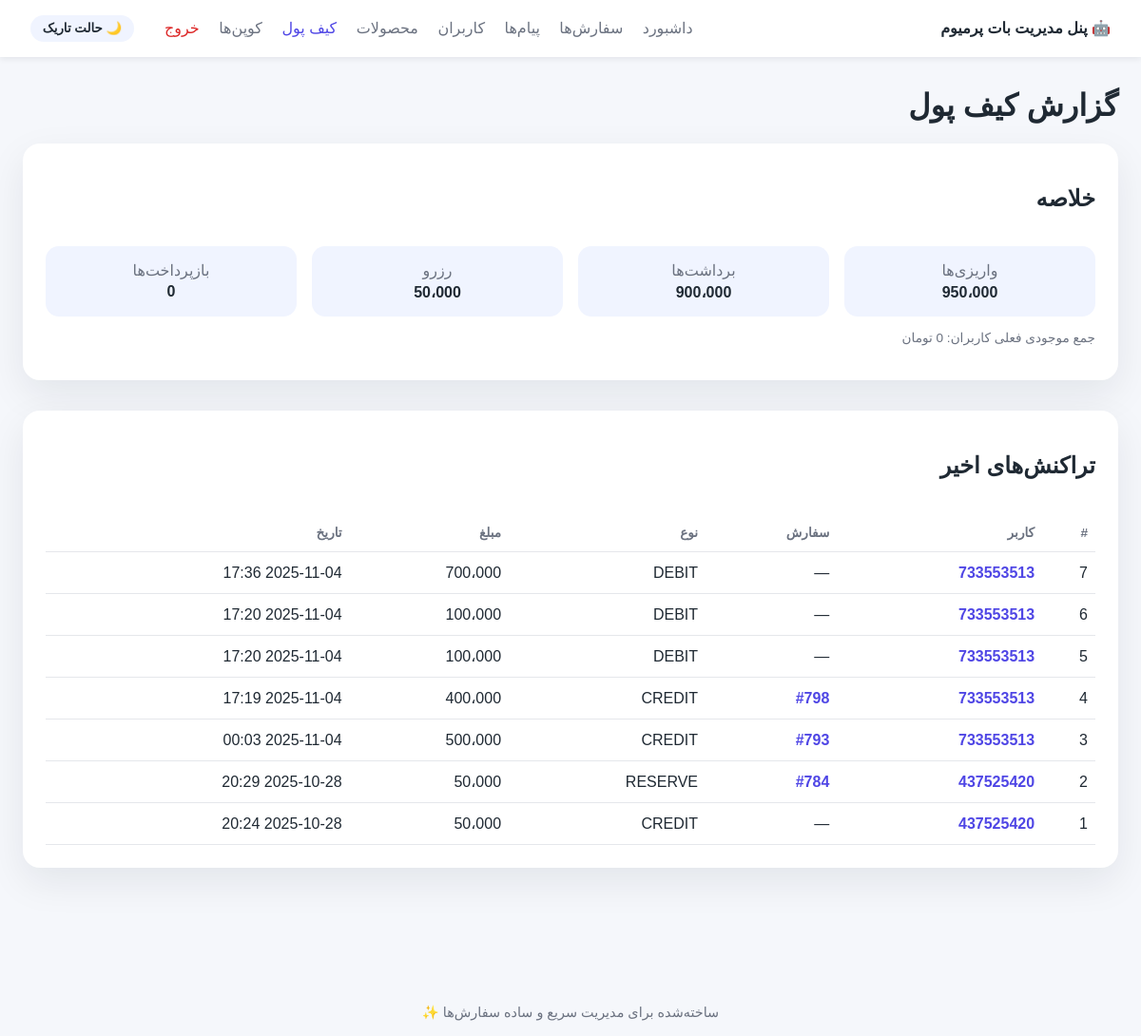
The app's page /wallet (signed in) with its own data.
### tables this page shows
CREATE TABLE wallet_tx(
            id INTEGER PRIMARY KEY AUTOINCREMENT,
            user_id INTEGER NOT NULL,
            order_id INTEGER,
            amount INTEGER NOT NULL,
            type TEXT NOT NULL, -- CREDIT/DEBIT/RESERVE/REFUND
            note TEXT,
            created_at TEXT
        );

### app/webadmin/server.py (the view)
    @app.get("/wallet")
    async def wallet_page(request: Request, user: str = Depends(_login_required)):
        summary = get_wallet_summary()
        recent = list_recent_wallet_tx(limit=50)
        return _render(
            request,
            "wallet.html",
            {
                "title": "گزارش کیف پول",
                "summary": summary,
                "transactions": recent,
                "format_amount": _format_amount,
                "format_datetime": _format_datetime,
                "nav": "wallet",
            },
        )

### app/webadmin/templates/wallet.html
{% extends 'base.html' %}
{% block content %}
<h1>گزارش کیف پول</h1>
<section class="panel">
    <header><h2>خلاصه</h2></header>
    <div class="stats four">
        <div><span>واریزی‌ها</span><strong>{{ format_amount(summary.by_type.get('CREDIT', 0)) }}</strong></div>
        <div><span>برداشت‌ها</span><strong>{{ format_amount(summary.by_type.get('DEBIT', 0)) }}</strong></div>
        <div><span>رزرو</span><strong>{{ format_amount(summary.by_type.get('RESERVE', 0)) }}</strong></div>
        <div><span>بازپرداخت‌ها</span><strong>{{ format_amount(summary.by_type.get('REFUND', 0)) }}</strong></div>
    </div>
    <p class="hint">جمع موجودی فعلی کاربران: {{ format_amount(summary.user_balances) }} تومان</p>
</section>
<section class="panel">
    <header><h2>تراکنش‌های اخیر</h2></header>
    <table>
        <thead>
            <tr>
                <th>#</th>
                <th>کاربر</th>
                <th>سفارش</th>
                <th>نوع</th>
                <th>مبلغ</th>
                <th>تاریخ</th>
            </tr>
        </thead>
        <tbody>
            {% for tx in transactions %}
            <tr>
                <td>{{ tx.id }}</td>
                <td><a class="link" href="{{ url_for('user_detail', user_id=tx.user_id) }}">{{ tx.user_id }}</a></td>
                <td>{% if tx.order_id %}<a class="link" href="{{ url_for('order_detail', order_id=tx.order_id) }}">#{{ tx.order_id }}</a>{% else %}—{% endif %}</td>
                <td>{{ tx.type }}</td>
                <td>{{ format_amount(tx.amount) }}</td>
                <td>{{ format_datetime(tx.created_at) }}</td>
            </tr>
            {% else %}
            <tr><td colspan="6" class="empty">تراکنشی ثبت نشده است.</td></tr>
            {% endfor %}
        </tbody>
    </table>
</section>
{% endblock %}

### app/webadmin/static/styles.css (style rules this page uses)
:root { color-scheme: light dark; --bg: #f5f7fb; --surface: #ffffff; --surface-alt: #f0f4ff; --text: #1f2933; --muted: #6b7280; --accent: #4f46e5; --success: #16a34a; --warning: #f59e0b; --danger: #dc2626; font-family: "Vazirmatn", "IRANSans", "Tahoma", sans-serif; }
body { margin: 0; background: var(--bg); color: var(--text); }
.panel { background: var(--surface); border-radius: 18px; box-shadow: 0 15px 40px rgba(15, 23, 42, 0.08); padding: 1.5rem; margin-bottom: 2rem; }
.panel header { display: flex; align-items: center; justify-content: space-between; margin-bottom: 1rem; }
.table, table { width: 100%; border-collapse: collapse; }
table th, table td { padding: 0.75rem 0.5rem; border-bottom: 1px solid #e5e7eb; text-align: right; }
table th { color: var(--muted); font-size: 0.85rem; font-weight: 600; }
table td a.link { color: var(--accent); text-decoration: none; font-weight: 600; }
.stats { display: grid; grid-template-columns: repeat(auto-fit, minmax(160px, 1fr)); gap: 1rem; }
.stats div { background: var(--surface-alt); border-radius: 14px; padding: 1rem; text-align: center; }
.stats span { display: block; color: var(--muted); margin-bottom: 0.25rem; }
.stats.four { grid-template-columns: repeat(auto-fit, minmax(140px, 1fr)); }
.hint { color: var(--muted); font-size: 0.85rem; }

### records on screen
wallet_tx: id "7", user_id "733553513", type "DEBIT", amount "700،000", created_at "2025-11-04 17:36"
wallet_tx: id "6", user_id "733553513", type "DEBIT", amount "100،000", created_at "2025-11-04 17:20"
wallet_tx: id "5", user_id "733553513", type "DEBIT", amount "100،000", created_at "2025-11-04 17:20"
wallet_tx: id "4", user_id "733553513", order_id "798", type "CREDIT", amount "400،000", created_at "2025-11-04 17:19"
wallet_tx: id "3", user_id "733553513", order_id "793", type "CREDIT", amount "500،000", created_at "2025-11-04 00:03"
wallet_tx: id "2", user_id "437525420", order_id "784", type "RESERVE", amount "50،000", created_at "2025-10-28 20:29"
wallet_tx: id "1", user_id "437525420", type "CREDIT", amount "50،000", created_at "2025-10-28 20:24"

### other values on screen
{{ '☀️ حالت روشن' if theme == 'dark' else '🌙 حالت تاریک' }} "🌙 حالت تاریک"
